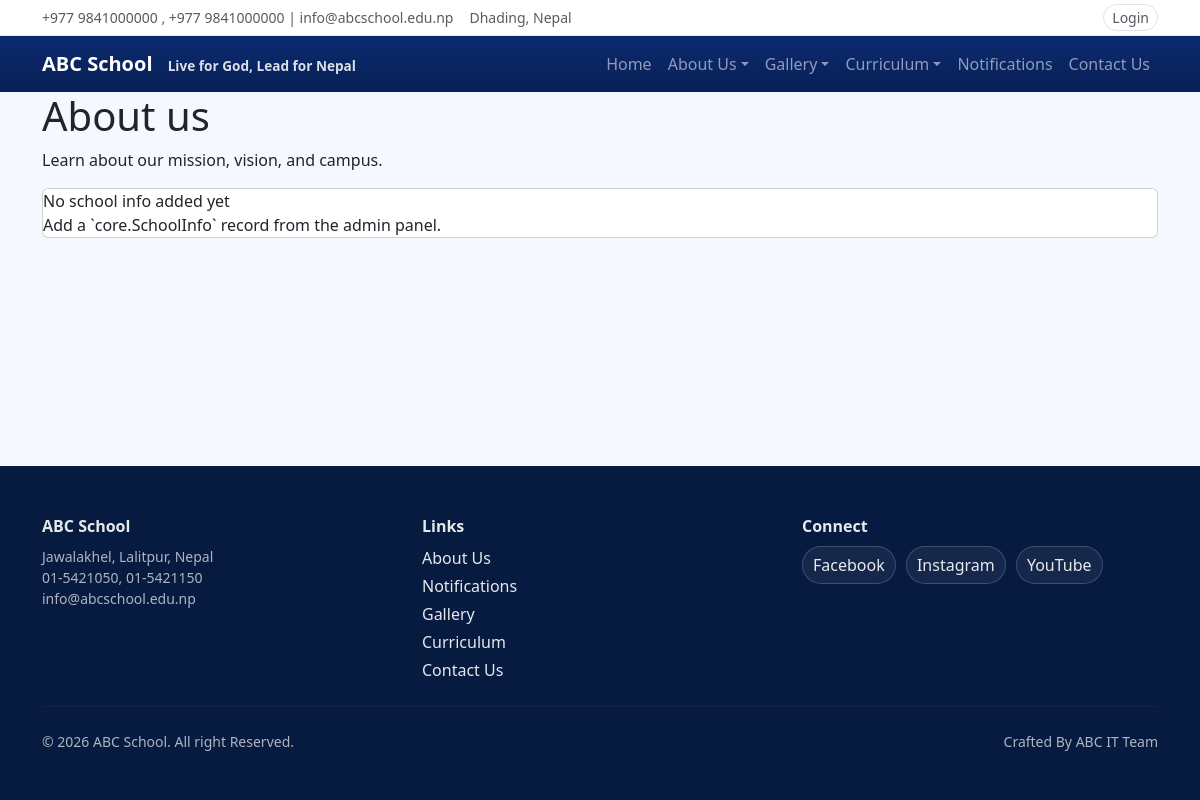
Page /about/ on the earlier database version.
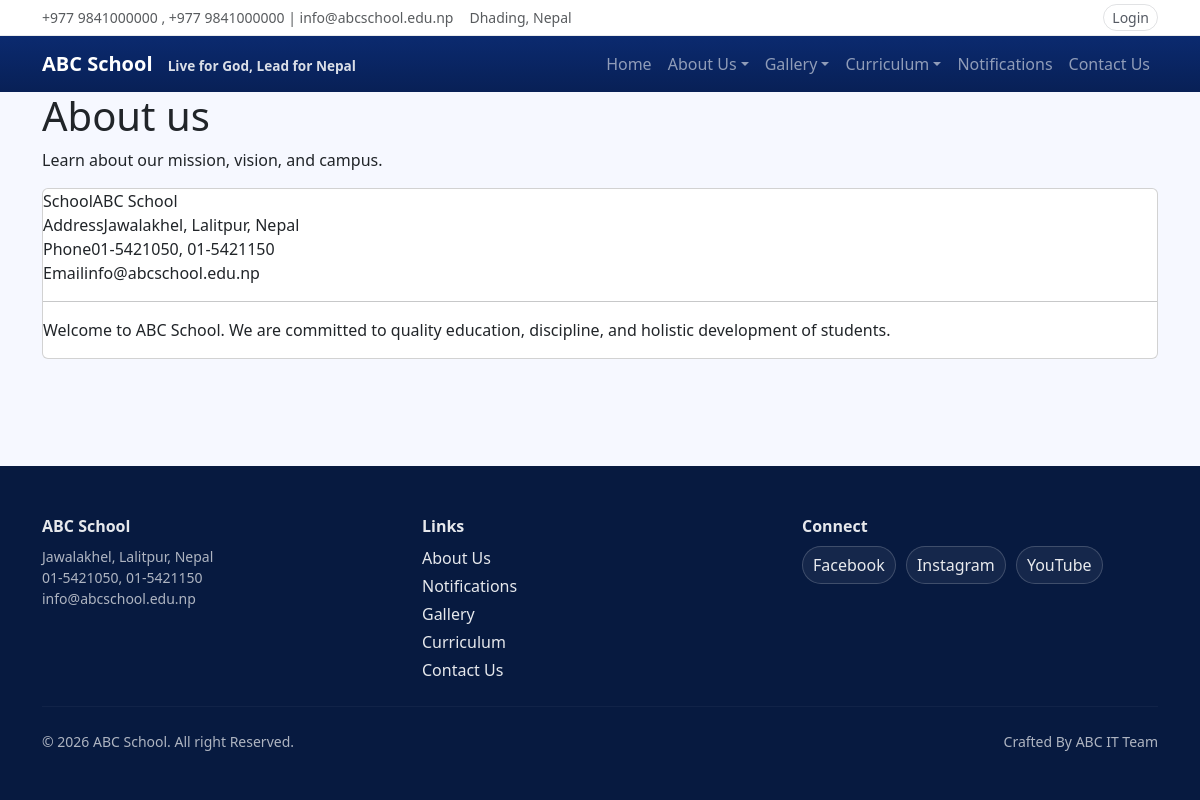
Same page on the later database version.
### core/models.py (models this page shows)
class SchoolInfo(models.Model):
    name = models.CharField(max_length=200)
    address = models.TextField()
    phone = models.CharField(max_length=20)
    email = models.EmailField()
    about = models.TextField()

### core/views.py (the view)
# urls.py: path('about/', core_views.about, name='about'),
def about(request):
    school = SchoolInfo.objects.first()
    return render(request, "core/about.html", {"school": school})

### templates/core/about.html (shortened to what this page needs)
{% extends "base.html" %}
{% block content %}
  <section class="section">
    <div class="container">
      <div class="section__header">
        <h1 class="h1">About us</h1>
        <p class="muted">Learn about our mission, vision, and campus.</p>
      </div>
      <div class="card card--pad">
        {% if school %}
          <div class="kv">
            <div class="kv__row"><span class="kv__k">School</span><span class="kv__v">{{ school.name }}</span></div>
            <div class="kv__row"><span class="kv__k">Address</span><span class="kv__v">{{ school.address }}</span></div>
            <div class="kv__row"><span class="kv__k">Phone</span><span class="kv__v">{{ school.phone }}</span></div>
            <div class="kv__row"><span class="kv__k">Email</span><span class="kv__v">{{ school.email }}</span></div>
          </div>
          <hr class="hr" />
          <div class="prose">{{ school.about|linebreaks }}</div>
        {% else %}
          <div class="empty">
            <div class="empty__title">No school info added yet</div>
            <div class="muted">Add a `core.SchoolInfo` record from the admin panel.</div>
          </div>
        {% endif %}
      </div>
    </div>
  </section>
{% endblock %}

Differences in the rows shown:
added SchoolInfo: name "ABC School", address "Jawalakhel, Lalitpur, Nepal", phone "01-5421050, 01-5421150", email "info@abcschool.edu.np", about "Welcome to ABC School. We are committed to quality education, discipline, and holistic development of students."
Other differences:
text no longer shown: "No school info added yet Add a `core.SchoolInfo` record from the admin panel."
text now shown: "School Address Phone Email"
